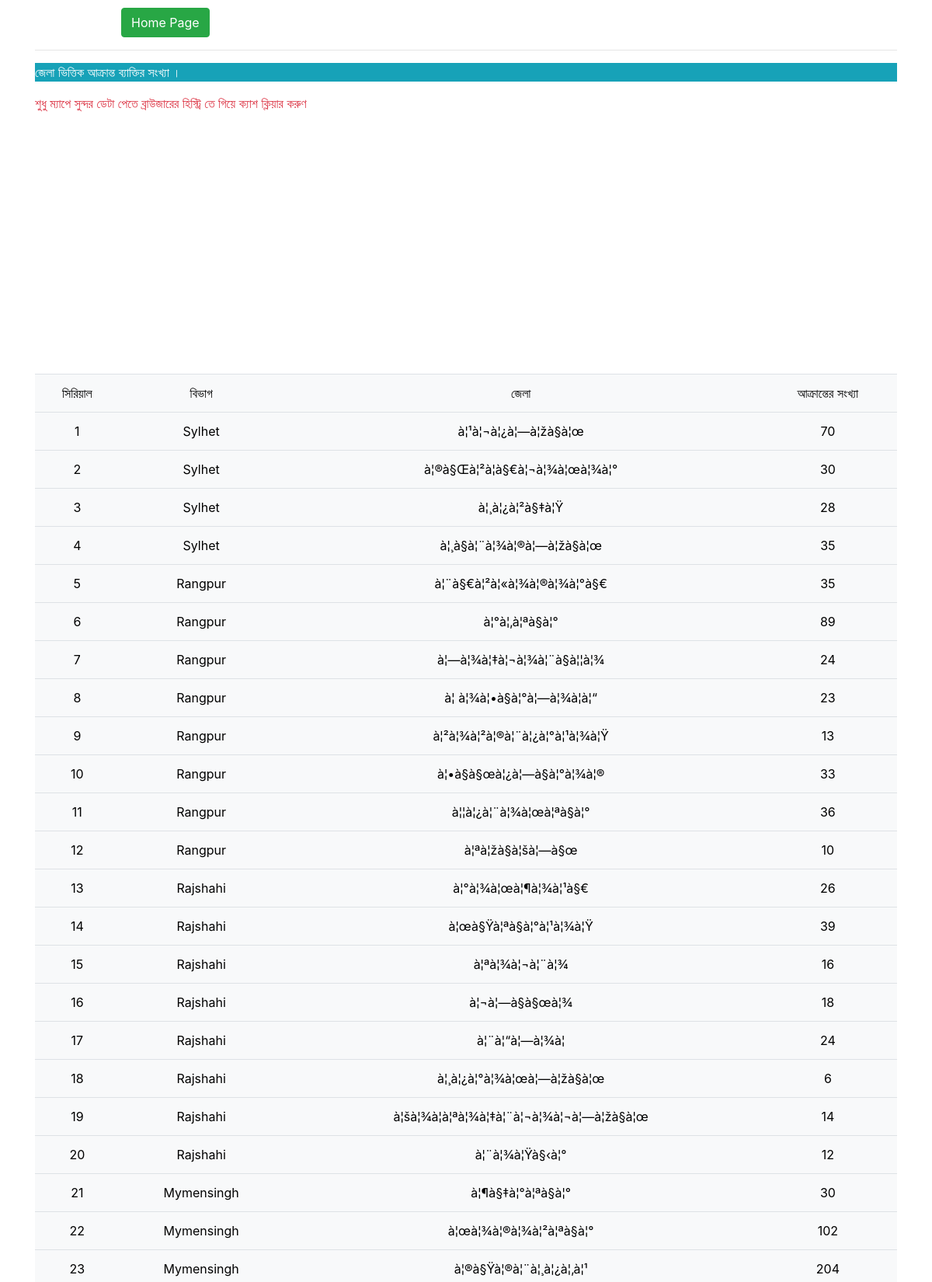
Page /content.php (upper part) on the committed database.
### tables this page shows
CREATE TABLE `markers` (
  `id` int(20) NOT NULL,
  `name` varchar(255) NOT NULL,
  `address` varchar(255) NOT NULL,
  `lat` float NOT NULL,
  `lng` float NOT NULL,
  `type` varchar(255) NOT NULL,
  `category` varchar(60) NOT NULL
);

### content.php (the view, shortened to what this page needs)
<!DOCTYPE html >
  <head>
   <link rel="stylesheet" href="https://maxcdn.bootstrapcdn.com/bootstrap/4.4.1/css/bootstrap.min.css">
  </head>
<html>
  <body>
    <div class="container">
    <button class="btn btn-success" style="margin-left:10%; margin-top:10px;" onclick="window.location.href = 'index.php';">  Home Page  </button>
    <hr>
<p class="bg-info text-white"> জেলা ভিত্তিক আক্রান্ত ব্যাক্তির সংখ্যা    । </p>
<p class="text-danger text-left" >    শুধু ম্যাপে  সুন্দর ডেটা পেতে  ব্রাউজারের হিস্ট্রি তে গিয়ে ক্যাশ ক্লিয়ার করুণ   </p>
  </div>
    <div id="map"></div>
	<div class="container">
<table class="table text-center bg-light table-hover">
<tr>
			<?php
			include("db.php");
				$sql = "SELECT * FROM markers where category='Affected area' order by address DESC";
                $result = mysqli_query($connection, $sql);
				echo "<tr>";
				echo"<td><font color='black'>সিরিয়াল </font></td>";
				echo"<td><font color='black'>বিভাগ </font></td>";
				echo"<td><font color='black'>জেলা </font></td>";
				echo"<td><font color='black'> আক্রান্তের সংখ্যা  </font></td>";
				echo "</tr>";
			$yy = 1;
			while($test =  mysqli_fetch_assoc($result))
			{
				echo "<tr align='center'  >";
					echo"<td><font color='black'>". $yy. "</font></td>";
					echo"<td><font color='black'>". $test['address']. "</font></td>";
				echo"<td><font color='black'>". $test['type']. "</font></td>";
                echo"<td><font color='black'>" .$test['name']."</font></td>";
				echo "</tr>";
				$yy++;
			}
			?>
</table>
</div>
  </body>
</html>

### content.php (style rules this page uses)
#map { height: 40%; }
html, body { height: 100%; margin: 0; padding: 0; }

### rows in the picture
markers: address "Sylhet", type "à¦¹à¦¬à¦¿à¦—à¦žà§à¦œ", name "70"
markers: address "Sylhet", type "à¦®à§Œà¦²à¦­à§€à¦¬à¦¾à¦œà¦¾à¦°", name "30"
markers: address "Sylhet", type "à¦¸à¦¿à¦²à§‡à¦Ÿ", name "28"
markers: address "Sylhet", type "à¦¸à§à¦¨à¦¾à¦®à¦—à¦žà§à¦œ", name "35"
markers: address "Rangpur", type "à¦¨à§€à¦²à¦«à¦¾à¦®à¦¾à¦°à§€", name "35"
markers: address "Rangpur", type "à¦°à¦‚à¦ªà§à¦°", name "89"
markers: address "Rangpur", type "à¦—à¦¾à¦‡à¦¬à¦¾à¦¨à§à¦¦à¦¾", name "24"
markers: address "Rangpur", type "à¦ à¦¾à¦•à§à¦°à¦—à¦¾à¦à¦“", name "23"
markers: address "Rangpur", type "à¦²à¦¾à¦²à¦®à¦¨à¦¿à¦°à¦¹à¦¾à¦Ÿ", name "13"
markers: address "Rangpur", type "à¦•à§à§œà¦¿à¦—à§à¦°à¦¾à¦®", name "33"
markers: address "Rangpur", type "à¦¦à¦¿à¦¨à¦¾à¦œà¦ªà§à¦°", name "36"
markers: address "Rangpur", type "à¦ªà¦žà§à¦šà¦—à§œ", name "10"
markers: address "Rajshahi", type "à¦°à¦¾à¦œà¦¶à¦¾à¦¹à§€", name "26"
markers: address "Rajshahi", type "à¦œà§Ÿà¦ªà§à¦°à¦¹à¦¾à¦Ÿ", name "39"
markers: address "Rajshahi", type "à¦ªà¦¾à¦¬à¦¨à¦¾", name "16"
markers: address "Rajshahi", type "à¦¬à¦—à§à§œà¦¾", name "18"
markers: address "Rajshahi", type "à¦¨à¦“à¦—à¦¾à¦", name "24"
markers: address "Rajshahi", type "à¦¸à¦¿à¦°à¦¾à¦œà¦—à¦žà§à¦œ", name "6"
markers: address "Rajshahi", type "à¦šà¦¾à¦à¦ªà¦¾à¦‡à¦¨à¦¬à¦¾à¦¬à¦—à¦žà§à¦œ", name "14"
markers: address "Rajshahi", type "à¦¨à¦¾à¦Ÿà§‹à¦°", name "12"
markers: address "Mymensingh", type "à¦¶à§‡à¦°à¦ªà§à¦°", name "30"
markers: address "Mymensingh", type "à¦œà¦¾à¦®à¦¾à¦²à¦ªà§à¦°", name "102"
markers: address "Mymensingh", type "à¦®à§Ÿà¦®à¦¨à¦¸à¦¿à¦‚à¦¹", name "204"
